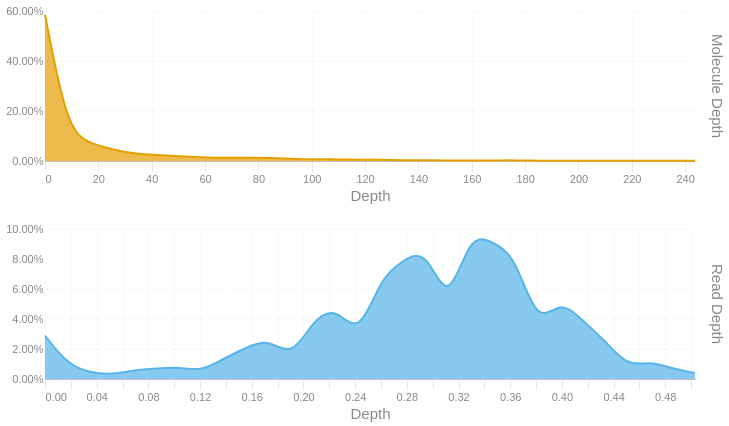

Notebook cell for this chart:
### Code cell
readdep = depth_hist(tb['Read Depth'], q99, 3)
readdep = readdep.with_columns(pl.lit('Read Depth').alias('Metric'))
if not SKIPLR:
    moldep = depth_hist(tb['Molecule Depth'], mol_q99, 1)
    moldep = moldep.with_columns(pl.lit('Molecule Depth').alias('Metric'))
    _hist = pl.concat([readdep, moldep])
    _hist = _hist.filter(pl.col('Proportion') != 0)
    with SafeRender(_hist):
        (
            alt.Chart(_hist)        
            .mark_area(interpolate = "basis")
            .encode(
                x=alt.X('Bin:Q').scale(domainMin=0).axis(alt.Axis(title='Depth')),
                y = alt.Y('Proportion:Q', title = None).axis(format = '.2%'),
                color = alt.Color('Metric:N').legend(None),
                row = alt.Row("Metric:N").header(title = None, labelOrient = 'right'),
                tooltip = [
                    alt.Tooltip("Metric:N", title = "Metric"),
                    alt.Tooltip('Interval:N', title = "Depth Interval"),
                    alt.Tooltip('Proportion:Q', title = "% Alignments").format('.2%')
                ]
            )
            .resolve_scale(x='independent', y='independent')
            .properties(
                height = 150, width = 650,
                usermeta={'embedOptions': {'downloadFileName': f'{samplename}.depth.hist'}}
            )
        ).display()
else:
    readdep = readdep.filter(pl.col('Proportion') != 0)
    with SafeRender(readdep):
        (
            alt.Chart(readdep)        
            .mark_area(interpolate = "basis")
            .encode(
                x=alt.X('Bin:Q').scale(domainMin=0).axis(alt.Axis(title='Depth')),
                y = alt.Y('Proportion:Q', title = None).axis(format = '.2%'),
                tooltip = [
                    alt.Tooltip('Interval:N', title = "Depth Interval"),
                    alt.Tooltip('Proportion:Q', title = "% Alignments").format('.2%')
                ]
            )
            .properties(
                usermeta={'embedOptions': {'downloadFileName': f'{samplename}.depth.hist'}}
            )
        ).display()

### Figure 1 — Vega-Lite specification as saved in the notebook (floating-point values rounded to 4 significant figures)
{"width": 650, "height": 150, "config": {"title": {"anchor": "start", "dy": -15, "fontSize": 18, "color": "#888888", "subtitleColor": "#888888", "subtitleFontSize": 14}, "arc": {"fill": "#0072B2"}, "axis": {"domainColor": "#888888", "domainWidth": 0.5, "gridWidth": 0.2, "grid": false, "titleFontWeight": 400, "titleFontSize": 15, "labelFontSize": 11, "labelColor": "#888888", "tickColor": "#888888", "tickWidth": 0.2, "titleColor": "#888888"}, "axisBand": {"grid": false}, "axisX": {"grid": true, "tickSize": 10, "domainCap": "round"}, "axisY": {"domain": false, "grid": true, "tickSize": 0, "domainCap": "round"}, "background": "transparent", "header": {"labelFontSize": 15, "labelColor": "#888888", "titleFontSize": 15, "titleFontWeight": 600, "titleColor": "#888888"}, "legend": {"labelFont": "sans-serif", "labelFontSize": 12, "labelColor": "#888888", "symbolSize": 100, "symbolType": "circle", "titleFontSize": 12, "titlePadding": 10, "titleColor": "#888888", "title": null}, "range": {"category": ["#E69F00", "#56B4E9", "#009E73", "#F0E442", "#0072B2", "#D55E00", "#CC79A7", "#000000"], "diverging": ["#cfe8f3", "#a2d4ec", "#73bfe2", "#46abdb", "#1696d2", "#12719e"]}, "area": {"fill": "#0072B2", "fillOpacity": 0.7, "line": true, "strokeOpacity": 0.7}, "line": {"color": "#0072B2", "stroke": "#0072B2", "strokeWidth": 2}, "trail": {"color": "#0072B2", "stroke": "#0072B2", "strokeWidth": 0, "size": 1}, "point": {"filled": true, "fillOpacity": 1.0, "size": 95}, "text": {"color": "#888888", "fontSize": 11, "align": "right", "fontWeight": 400, "size": 11}, "bar": {"fill": "#0072B2", "stroke": null}, "view": {"stroke": null, "continuousWidth": 660, "continuousHeight": 400}}, "data": {"name": "data-a5bbe86afd0a5525c69f5cc7ca1b5a50"}, "mark": {"type": "area", "interpolate": "basis"}, "encoding": {"color": {"field": "Metric", "legend": null, "type": "nominal"}, "row": {"field": "Metric", "header": {"title": null, "labelOrient": "right"}, "type": "nominal"}, "tooltip": [{"field": "Metric", "title": "Metric", "type": "nominal"}, {"field": "Interval", "title": "Depth Interval", "type": "nominal"}, {"field": "Proportion", "format": ".2%", "title": "% Alignments", "type": "quantitative"}], "x": {"axis": {"title": "Depth"}, "field": "Bin", "scale": {"domainMin": 0}, "type": "quantitative"}, "y": {"axis": {"format": ".2%"}, "field": "Proportion", "title": null, "type": "quantitative"}}, "resolve": {"scale": {"x": "independent", "y": "independent"}}, "usermeta": {"embedOptions": {"downloadFileName": "S6_Altamaha_3973.depth.hist"}}, "$schema": "https://vega.github.io/schema/vega-lite/v6.1.0.json", "datasets": {"data-a5bbe86afd0a5525c69f5cc7ca1b5a50": [{"Bin": 0.0, "Interval": "0.0-0.017", "Proportion": 0.029, "Metric": "Read Depth"}, {"Bin": 0.017, "Interval": "0.017-0.035", "Proportion": 0.01, "Metric": "Read Depth"}, {"Bin": 0.035, "Interval": "0.035-0.052", "Proportion": 0.004, "Metric": "Read Depth"}, {"Bin": 0.052, "Interval": "0.052-0.069", "Proportion": 0.003, "Metric": "Read Depth"}, {"Bin": 0.069, "Interval": "0.069-0.087", "Proportion": 0.006, "Metric": "Read Depth"}, {"Bin": 0.087, "Interval": "0.087-0.104", "Proportion": 0.007, "Metric": "Read Depth"}, {"Bin": 0.104, "Interval": "0.104-0.121", "Proportion": 0.008, "Metric": "Read Depth"}, {"Bin": 0.121, "Interval": "0.121-0.139", "Proportion": 0.005, "Metric": "Read Depth"}, {"Bin": 0.139, "Interval": "0.139-0.156", "Proportion": 0.014, "Metric": "Read Depth"}, {"Bin": 0.156, "Interval": "0.156-0.173", "Proportion": 0.021, "Metric": "Read Depth"}, {"Bin": 0.173, "Interval": "0.173-0.191", "Proportion": 0.027, "Metric": "Read Depth"}, {"Bin": 0.191, "Interval": "0.191-0.208", "Proportion": 0.014, "Metric": "Read Depth"}, {"Bin": 0.208, "Interval": "0.208-0.225", "Proportion": 0.04, "Metric": "Read Depth"}, {"Bin": 0.225, "Interval": "0.225-0.243", "Proportion": 0.048, "Metric": "Read Depth"}, {"Bin": 0.243, "Interval": "0.243-0.26", "Proportion": 0.028, "Metric": "Read Depth"}, {"Bin": 0.26, "Interval": "0.26-0.277", "Proportion": 0.068, "Metric": "Read Depth"}, {"Bin": 0.277, "Interval": "0.277-0.295", "Proportion": 0.079, "Metric": "Read Depth"}, {"Bin": 0.295, "Interval": "0.295-0.312", "Proportion": 0.087, "Metric": "Read Depth"}, {"Bin": 0.312, "Interval": "0.312-0.329", "Proportion": 0.047, "Metric": "Read Depth"}, {"Bin": 0.329, "Interval": "0.329-0.347", "Proportion": 0.098, "Metric": "Read Depth"}, {"Bin": 0.347, "Interval": "0.347-0.364", "Proportion": 0.091, "Metric": "Read Depth"}, {"Bin": 0.364, "Interval": "0.364-0.381", "Proportion": 0.082, "Metric": "Read Depth"}, {"Bin": 0.381, "Interval": "0.381-0.399", "Proportion": 0.035, "Metric": "Read Depth"}, {"Bin": 0.399, "Interval": "0.399-0.416", "Proportion": 0.053, "Metric": "Read Depth"}, {"Bin": 0.416, "Interval": "0.416-0.433", "Proportion": 0.039, "Metric": "Read Depth"}, {"Bin": 0.433, "Interval": "0.433-0.451", "Proportion": 0.026, "Metric": "Read Depth"}, {"Bin": 0.451, "Interval": "0.451-0.468", "Proportion": 0.008, "Metric": "Read Depth"}, {"Bin": 0.468, "Interval": "0.468-0.485", "Proportion": 0.012, "Metric": "Read Depth"}, {"Bin": 0.485, "Interval": "0.485-0.503", "Proportion": 0.007, "Metric": "Read Depth"}, {"Bin": 0.503, "Interval": "0.503-0.52", "Proportion": 0.004, "Metric": "Read Depth"}, {"Bin": 0.0, "Interval": "0.0-8.4", "Proportion": 0.585, "Metric": "Molecule Depth"}, {"Bin": 8.4, "Interval": "8.4-16.8", "Proportion": 0.122, "Metric": "Molecule Depth"}, {"Bin": 16.8, "Interval": "16.8-25.2", "Proportion": 0.071, "Metric": "Molecule Depth"}, {"Bin": 25.2, "Interval": "25.2-33.6", "Proportion": 0.046, "Metric": "Molecule Depth"}, {"Bin": 33.6, "Interval": "33.6-42.0", "Proportion": 0.029, "Metric": "Molecule Depth"}, {"Bin": 42.0, "Interval": "42.0-50.4", "Proportion": 0.024, "Metric": "Molecule Depth"}, {"Bin": 50.4, "Interval": "50.4-58.8", "Proportion": 0.019, "Metric": "Molecule Depth"}, {"Bin": 58.8, "Interval": "58.8-67.2", "Proportion": 0.015, "Metric": "Molecule Depth"}, {"Bin": 67.2, "Interval": "67.2-75.6", "Proportion": 0.012, "Metric": "Molecule Depth"}, {"Bin": 75.6, "Interval": "75.6-84.0", "Proportion": 0.013, "Metric": "Molecule Depth"}, {"Bin": 84.0, "Interval": "84.0-92.4", "Proportion": 0.012, "Metric": "Molecule Depth"}, {"Bin": 92.4, "Interval": "92.4-100.8", "Proportion": 0.009, "Metric": "Molecule Depth"}, {"Bin": 100.8, "Interval": "100.8-109.2", "Proportion": 0.006, "Metric": "Molecule Depth"}, {"Bin": 109.2, "Interval": "109.2-117.6", "Proportion": 0.007, "Metric": "Molecule Depth"}, {"Bin": 117.6, "Interval": "117.6-126.0", "Proportion": 0.005, "Metric": "Molecule Depth"}, {"Bin": 126.0, "Interval": "126.0-134.4", "Proportion": 0.005, "Metric": "Molecule Depth"}, {"Bin": 134.4, "Interval": "134.4-142.9", "Proportion": 0.003, "Metric": "Molecule Depth"}, {"Bin": 142.9, "Interval": "142.9-151.3", "Proportion": 0.003, "Metric": "Molecule Depth"}, {"Bin": 151.3, "Interval": "151.3-159.7", "Proportion": 0.002, "Metric": "Molecule Depth"}, {"Bin": 159.7, "Interval": "159.7-168.1", "Proportion": 0.002, "Metric": "Molecule Depth"}, {"Bin": 168.1, "Interval": "168.1-176.5", "Proportion": 0.002, "Metric": "Molecule Depth"}, {"Bin": 176.5, "Interval": "176.5-184.9", "Proportion": 0.003, "Metric": "Molecule Depth"}, {"Bin": 184.9, "Interval": "184.9-193.3", "Proportion": 0.001, "Metric": "Molecule Depth"}, {"Bin": 193.3, "Interval": "193.3-201.7", "Proportion": 0.001, "Metric": "Molecule Depth"}, {"Bin": 201.7, "Interval": "201.7-210.1", "Proportion": 0.001, "Metric": "Molecule Depth"}, {"Bin": 210.1, "Interval": "210.1-218.5", "Proportion": 0.001, "Metric": "Molecule Depth"}, {"Bin": 218.5, "Interval": "218.5-226.9", "Proportion": 0.001, "Metric": "Molecule Depth"}, {"Bin": 226.9, "Interval": "226.9-235.3", "Proportion": 0.001, "Metric": "Molecule Depth"}, {"Bin": 235.3, "Interval": "235.3-243.7", "Proportion": 0.001, "Metric": "Molecule Depth"}, {"Bin": 243.7, "Interval": "243.7-252.09", "Proportion": 0.001, "Metric": "Molecule Depth"}]}}
